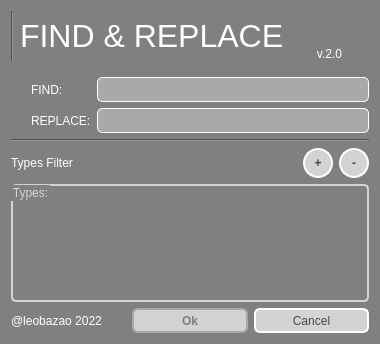
<?xml version="1.0" encoding="UTF-8"?>
<ui version="4.0">
 <class>Form</class>
 <widget class="QWidget" name="Form">
  <property name="geometry">
   <rect>
    <x>0</x>
    <y>0</y>
    <width>380</width>
    <height>344</height>
   </rect>
  </property>
  <property name="windowTitle">
   <string>Find and Replace</string>
  </property>
  <property name="styleSheet">
   <string notr="true">QWidget{	
	background-color: gray;
}

QLabel{
	color: white;
}

QLabel:disabled {
	color: lightgray;
}

QGroupBox {
	color: lightgray;
	border: 2px solid lightgray;
	border-radius: 5px;
}

QGroupBox::indicator:unchecked {
    border: 2px solid white;
	border-radius: 2px;
	background-color: lightgray;
}

QGroupBox::indicator:checked {
    border: 2px solid lightgray;
	border-radius: 1px;
	background-color: rgb(68, 68, 68);
}


QGroupBox::disabled{
	color: lightgray;
}

QGroupBox::indicator:unchecked:disabled {
    border: 2px solid darkgray;
	background-color: darkgray;
}


QRadioButton {
	color: white;
    spacing: 5px;
}

QRadioButton::indicator::unchecked{ 
	border: 2px solid white;
	border-radius: 6px;
	background-color: white;
	width: 10px;
	height: 10px;
}

QRadioButton::indicator::checked{
	border: 2px solid lightgray;
	border-radius: 6px;
	background-color: rgb(68, 68, 68);
	width: 12px;
	height: 12px;
}

QRadioButton:disabled{
	color: rgb(250, 150, 120);
}

QRadioButton::indicator:disabled{
	background-color: rgb(214, 214, 214);
}

QSpinBox {
	color: black;
    border: 2px solid white;
	border-radius: 6px;
	background-color: lightgray;
}

QSpinBox::up-button {
    width: 15px;
	background-color: rgb(194, 194, 194);
    border-left: 2px solid darkgray;
	border-bottom: 2px solid darkgray;
    border-top-right-radius: 3px; /* same radius as the QSpinBox */
    border-bottom-right-radius: 3px;
}

QSpinBox::down-button {
    width: 15px;
	background-color: rgb(194, 194, 194);
    border-left: 2px solid darkgray;
	border-up: 2px solid darkgray;
    border-top-right-radius: 3px; /* same radius as the QSpinBox */
    border-bottom-right-radius: 3px;
}

QSpinBox:hover{
    border: 2px solid #05B8CC;
    color: white;
}

QSpinBox:disabled{
	color: rgb(250, 90, 120);
	background-color: rgb(250, 200, 200);
	border-color: rgb(255, 230, 220);
}

QCheckBox {
	color: white;
    spacing: 5px;
}

QCheckBox::indicator:unchecked {
    border: 2px solid white;
	border-radius: 2px;
	background-color: lightgray;
}

QCheckBox::indicator:checked {
    border: 2px solid lightgray;
	border-radius: 1px;
	background-color: rgb(68, 68, 68);
}

QCheckBox:disabled{
	color: rgb(250, 150, 120);
}

QCheckBox::indicator:checked:disabled {
    color: rgb(250, 90, 120);
	background-color: rgb(250, 200, 200);
	border-color: rgb(255, 230, 220);
}

QDoubleSpinBox {
	color: black;
    border: 2px solid white;
	border-radius: 6px;
	background-color: lightgray;
}

QDoubleSpinBox::up-button {
    width: 15px;
	background-color: rgb(194, 194, 194);
    border-left: 2px solid darkgray;
	border-bottom: 2px solid darkgray;
    border-top-right-radius: 3px; /* same radius as the QSpinBox */
    border-bottom-right-radius: 3px;
}

QDoubleSpinBox::down-button {
    width: 15px;
	background-color: rgb(194, 194, 194);
    border-left: 2px solid darkgray;
	border-up: 2px solid darkgray;
    border-top-right-radius: 3px; /* same radius as the QSpinBox */
    border-bottom-right-radius: 3px;
}

QDoubleSpinBox:hover{
    border: 2px solid #05B8CC;
    color: white;
}

QDoubleSpinBox:disabled{
	color: rgb(250, 90, 120);
	background-color: rgb(250, 200, 200);
	border-color: rgb(255, 230, 220);
}

QComboBox {
	color: black;
    border: 2px solid white;
    border-radius: 6px;
    padding: 1px 18px 1px 3px;
    min-width: 6em;
}

QComboBox::down-arrow {
      image: null;
}

QComboBox:editable{
	background: rgb(212, 210, 229);
}

QComboBox:!editable, QComboBox::drop-down:editable {
     background: lightgray;
}

QComboBox:on { /* shift the text when the popup opens */
    padding-top: 3px;
    padding-left: 4px;
}

QComboBox::drop-down {
    width: 15px;
	background-color: rgb(194, 194, 194);
    border-left-width: 2px;
    border-left-color: white;
    border-left-style: solid; /* just a single line */
    border-top-right-radius: 3px; /* same radius as the QComboBox */
    border-bottom-right-radius: 3px;
}

QComboBox:hover{
    border: 2px solid #05B8CC;
    color: gray;
}

QComboBox QAbstractItemView{
    border: 2px solid white;
	border-radius: 10px;
    color: gray;
	background-color: lightgray;
    selection-background-color: #05B8CC;
	selection-color: white;
	selection-item-border-radius: 2px;
	padding: 3px 3px ;
}

QComboBox:disabled{
	color: rgb(250, 90, 120);
	background-color: rgb(250, 200, 200);
	border-color: gray;
}

QScrollArea{
	border-radius: 5px;
	border: none;
}

QScrollBar::handle {
	border-radius: 10px;
 	border: none;
	background-color: #05B8CC;
	width: 5px;
}

QScrollBar::add-page{ 
	border: none;
    background-color: transparent;
}

QScrollBar::sub-page {
    background-color: transparent;
	border: none;
}

QScrollBar::add-line {
    border: none;
    background-color: transparent;
}

QScrollBar::sub-line {
    border: none;
    background-color: transparent;
}

QScrollBar:arrow{
	border: none;
	background: transparent;
	color: none;
	image: none;
}

QLineEdit { 
	color: rgb(10, 10, 10);
    background-color: darkgray;
	border: 1px solid white;
	border-radius: 5px;
}
</string>
  </property>
  <layout class="QGridLayout" name="gridLayout_2">
   <item row="6" column="0" colspan="3">
    <layout class="QHBoxLayout" name="horizontalLayout_2">
     <item>
      <widget class="QLabel" name="label_5">
       <property name="text">
        <string>@leobazao 2022</string>
       </property>
      </widget>
     </item>
     <item>
      <widget class="QPushButton" name="pushOk">
       <property name="enabled">
        <bool>false</bool>
       </property>
       <property name="minimumSize">
        <size>
         <width>0</width>
         <height>25</height>
        </size>
       </property>
       <property name="font">
        <font>
         <weight>75</weight>
         <bold>true</bold>
        </font>
       </property>
       <property name="styleSheet">
        <string notr="true">
QPushButton {
	color: rgb(72, 72, 72);
    border: 2px solid white;
    border-radius: 6px;
	background-color: lightgray;
}

QPushButton:pressed {
	color: white;
	border-color: white;
    background-color: #05B8CC;
}

QPushButton:flat {
    border: none; /* no border for a flat push button */
}

QPushButton:hover{
    border: 2px solid #05B8CC;
    color: black;
}

QPushButton::disabled {
	border-color: darkgray;
	color: gray;
}</string>
       </property>
       <property name="text">
        <string>Ok</string>
       </property>
      </widget>
     </item>
     <item>
      <widget class="QPushButton" name="pushCancel">
       <property name="minimumSize">
        <size>
         <width>0</width>
         <height>25</height>
        </size>
       </property>
       <property name="styleSheet">
        <string notr="true">QPushButton {
	color: rgb(72, 72, 72);
    border: 2px solid white;
    border-radius: 6px;
	background-color: lightgray;
}

QPushButton:pressed {
	color: red;
    background-color: rgb(255, 196, 197);
}

QPushButton:flat {
    border: none; /* no border for a flat push button */
}

QPushButton:default {
    border-color: navy; /* make the default button prominent */
}

QPushButton:hover{
    border: 2px solid #05B8CC;
    color: black;
}</string>
       </property>
       <property name="text">
        <string>Cancel</string>
       </property>
      </widget>
     </item>
    </layout>
   </item>
   <item row="0" column="0" colspan="3">
    <layout class="QHBoxLayout" name="horizontalLayout">
     <item>
      <widget class="Line" name="line">
       <property name="orientation">
        <enum>Qt::Vertical</enum>
       </property>
      </widget>
     </item>
     <item>
      <widget class="QLabel" name="label">
       <property name="maximumSize">
        <size>
         <width>16777215</width>
         <height>50</height>
        </size>
       </property>
       <property name="font">
        <font>
         <pointsize>24</pointsize>
        </font>
       </property>
       <property name="text">
        <string>FIND &amp; REPLACE</string>
       </property>
      </widget>
     </item>
     <item>
      <widget class="QLabel" name="label_4">
       <property name="maximumSize">
        <size>
         <width>16777215</width>
         <height>50</height>
        </size>
       </property>
       <property name="text">
        <string>v.2.0</string>
       </property>
       <property name="alignment">
        <set>Qt::AlignBottom|Qt::AlignHCenter</set>
       </property>
      </widget>
     </item>
    </layout>
   </item>
   <item row="2" column="0" colspan="3">
    <layout class="QGridLayout" name="gridLayout" rowstretch="0,0" columnstretch="0,0,2">
     <item row="0" column="2">
      <widget class="QLineEdit" name="lineFind">
       <property name="sizePolicy">
        <sizepolicy hsizetype="Preferred" vsizetype="Fixed">
         <horstretch>0</horstretch>
         <verstretch>0</verstretch>
        </sizepolicy>
       </property>
       <property name="minimumSize">
        <size>
         <width>0</width>
         <height>25</height>
        </size>
       </property>
      </widget>
     </item>
     <item row="1" column="2">
      <widget class="QLineEdit" name="lineReplace">
       <property name="sizePolicy">
        <sizepolicy hsizetype="Preferred" vsizetype="Fixed">
         <horstretch>0</horstretch>
         <verstretch>0</verstretch>
        </sizepolicy>
       </property>
       <property name="minimumSize">
        <size>
         <width>0</width>
         <height>25</height>
        </size>
       </property>
      </widget>
     </item>
     <item row="0" column="0" rowspan="2">
      <spacer name="verticalSpacer">
       <property name="orientation">
        <enum>Qt::Vertical</enum>
       </property>
       <property name="sizeHint" stdset="0">
        <size>
         <width>20</width>
         <height>40</height>
        </size>
       </property>
      </spacer>
     </item>
     <item row="0" column="1">
      <widget class="QLabel" name="label_2">
       <property name="text">
        <string>FIND:</string>
       </property>
      </widget>
     </item>
     <item row="1" column="1">
      <widget class="QLabel" name="label_3">
       <property name="text">
        <string>REPLACE:</string>
       </property>
      </widget>
     </item>
    </layout>
   </item>
   <item row="3" column="0" colspan="3">
    <widget class="Line" name="line_2">
     <property name="orientation">
      <enum>Qt::Horizontal</enum>
     </property>
    </widget>
   </item>
   <item row="4" column="0">
    <widget class="QLabel" name="label_6">
     <property name="text">
      <string>Types Filter</string>
     </property>
    </widget>
   </item>
   <item row="4" column="1">
    <widget class="QPushButton" name="pushAdd">
     <property name="sizePolicy">
      <sizepolicy hsizetype="Fixed" vsizetype="Fixed">
       <horstretch>0</horstretch>
       <verstretch>0</verstretch>
      </sizepolicy>
     </property>
     <property name="minimumSize">
      <size>
       <width>30</width>
       <height>30</height>
      </size>
     </property>
     <property name="maximumSize">
      <size>
       <width>30</width>
       <height>30</height>
      </size>
     </property>
     <property name="font">
      <font>
       <weight>75</weight>
       <bold>true</bold>
      </font>
     </property>
     <property name="styleSheet">
      <string notr="true">QPushButton {
	color: rgb(72, 72, 72);
    border: 2px solid white;
    border-radius: 15px;
	background-color: lightgray;
}

QPushButton:pressed {
	color: white;
	border-color: white;
    background-color: #05B8CC;
}

QPushButton:flat {
    border: none; /* no border for a flat push button */
}

QPushButton:hover{
    border: 2px solid #05B8CC;
    color: black;
}

QPushButton::disabled {
	border-color: darkgray;
	color: gray;
}</string>
     </property>
     <property name="text">
      <string>+</string>
     </property>
    </widget>
   </item>
   <item row="4" column="2">
    <widget class="QPushButton" name="pushRemove">
     <property name="sizePolicy">
      <sizepolicy hsizetype="Fixed" vsizetype="Fixed">
       <horstretch>0</horstretch>
       <verstretch>0</verstretch>
      </sizepolicy>
     </property>
     <property name="minimumSize">
      <size>
       <width>30</width>
       <height>30</height>
      </size>
     </property>
     <property name="maximumSize">
      <size>
       <width>30</width>
       <height>30</height>
      </size>
     </property>
     <property name="font">
      <font>
       <weight>75</weight>
       <bold>true</bold>
      </font>
     </property>
     <property name="styleSheet">
      <string notr="true">QPushButton {
	color: rgb(72, 72, 72);
    border: 2px solid white;
    border-radius: 15px;
	background-color: lightgray;
}

QPushButton:pressed {
	color: red;
    background-color: rgb(255, 196, 197);
}

QPushButton:flat {
    border: none; /* no border for a flat push button */
}

QPushButton:default {
    border-color: navy; /* make the default button prominent */
}

QPushButton:hover{
    border: 2px solid #05B8CC;
    color: black;
}</string>
     </property>
     <property name="text">
      <string>-</string>
     </property>
    </widget>
   </item>
   <item row="1" column="0" colspan="3">
    <spacer name="horizontalSpacer">
     <property name="orientation">
      <enum>Qt::Horizontal</enum>
     </property>
     <property name="sizeType">
      <enum>QSizePolicy::Preferred</enum>
     </property>
     <property name="sizeHint" stdset="0">
      <size>
       <width>40</width>
       <height>10</height>
      </size>
     </property>
    </spacer>
   </item>
   <item row="5" column="0" colspan="3">
    <widget class="QGroupBox" name="groupTypes">
     <property name="enabled">
      <bool>true</bool>
     </property>
     <property name="styleSheet">
      <string notr="true"/>
     </property>
     <property name="title">
      <string>Types:</string>
     </property>
     <property name="alignment">
      <set>Qt::AlignLeading|Qt::AlignLeft|Qt::AlignTop</set>
     </property>
     <property name="checkable">
      <bool>false</bool>
     </property>
     <property name="checked">
      <bool>false</bool>
     </property>
     <layout class="QVBoxLayout" name="verticalLayout">
      <property name="leftMargin">
       <number>20</number>
      </property>
      <property name="topMargin">
       <number>20</number>
      </property>
      <property name="rightMargin">
       <number>20</number>
      </property>
      <property name="bottomMargin">
       <number>10</number>
      </property>
     </layout>
    </widget>
   </item>
  </layout>
 </widget>
 <resources/>
 <connections/>
</ui>
